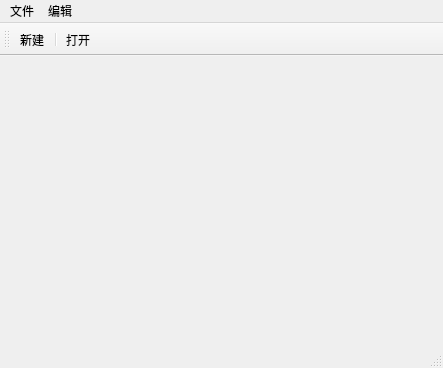
<?xml version="1.0" encoding="UTF-8"?>
<ui version="4.0">
 <class>MainWindow</class>
 <widget class="QMainWindow" name="MainWindow">
  <property name="geometry">
   <rect>
    <x>0</x>
    <y>0</y>
    <width>443</width>
    <height>368</height>
   </rect>
  </property>
  <property name="windowTitle">
   <string>MainWindow</string>
  </property>
  <widget class="QWidget" name="centralwidget"/>
  <widget class="QMenuBar" name="menubar">
   <property name="geometry">
    <rect>
     <x>0</x>
     <y>0</y>
     <width>443</width>
     <height>25</height>
    </rect>
   </property>
   <widget class="QMenu" name="menu">
    <property name="title">
     <string>文件</string>
    </property>
    <addaction name="actionnew"/>
    <addaction name="separator"/>
    <addaction name="actionopen"/>
   </widget>
   <widget class="QMenu" name="menu_2">
    <property name="title">
     <string>编辑</string>
    </property>
   </widget>
   <addaction name="menu"/>
   <addaction name="menu_2"/>
  </widget>
  <widget class="QStatusBar" name="statusbar"/>
  <widget class="QToolBar" name="toolBar">
   <property name="windowTitle">
    <string>toolBar</string>
   </property>
   <attribute name="toolBarArea">
    <enum>TopToolBarArea</enum>
   </attribute>
   <attribute name="toolBarBreak">
    <bool>false</bool>
   </attribute>
   <addaction name="actionnew"/>
   <addaction name="separator"/>
   <addaction name="actionopen"/>
  </widget>
  <action name="actionnew">
   <property name="text">
    <string>新建</string>
   </property>
  </action>
  <action name="actionopen">
   <property name="text">
    <string>打开</string>
   </property>
  </action>
 </widget>
 <resources/>
 <connections/>
</ui>
